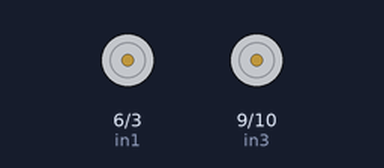
Bench run of a sketch on a simulated Arduino Uno, built with avr-gcc and run on an emulated ATmega328P. Parts: motor-driver pin pairs drawn as motors (green arrow = first pin HIGH = forward, orange = second pin HIGH = backward, longer = more drive, scaled by the enable pin).

Above: at 0.1 s.
At 1.1 s:
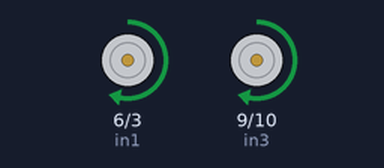
Timing chart, 0 to 2.6 s (numbered marks = the images above):
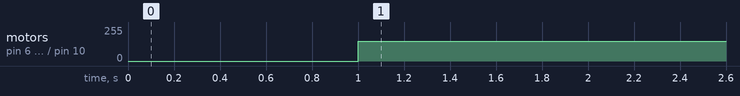

The sketch:

forward.ino
```cpp
// Arduino Line Follower Robot Code
#define enA 11 // Enable1 L293 Pin enA
#define in1 6  // Motor1 L293 Pin in1
#define in2 3  // Motor1 L293 Pin in2
#define in3 9  // Motor2 L293 Pin in3
#define in4 10 // Motor2 L293 Pin in4
#define enB 5  // Enable2 L293 Pin enB
#define R_S 4  // IR sensor Right
#define L_S 2  // IR sensor Left
#define M_S 12 // IR sensor Middle

void setup() {
    pinMode(R_S, INPUT);
    pinMode(L_S, INPUT);
    pinMode(M_S, INPUT);
    pinMode(enA, OUTPUT);
    pinMode(in1, OUTPUT);
    pinMode(in2, OUTPUT);
    pinMode(in3, OUTPUT);
    pinMode(in4, OUTPUT);
    pinMode(enB, OUTPUT);
    digitalWrite(enA, HIGH);
    digitalWrite(enB, HIGH);

    delay(1000);
}

void loop() {
    // Set motors to drive forward
    digitalWrite(in1, HIGH);
    digitalWrite(in2, LOW);
    digitalWrite(in3, HIGH);
    digitalWrite(in4, LOW);

    // Set speed using PWM
    analogWrite(enA, 150); // Speed for Motor1 (0-255)
    analogWrite(enB, 150); // Speed for Motor2 (0-255)
}
```

Measured:
- by itself, motor on pin 6 (in1) / pin 3 (in2), motor on pin 9 (in3) / pin 10 (in4): stopped → forward 150/255 at 1.0 s
